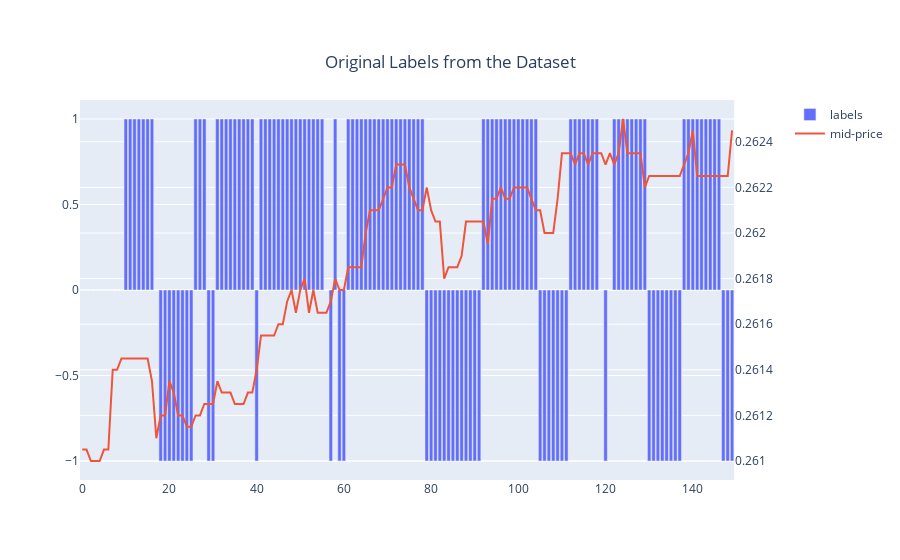
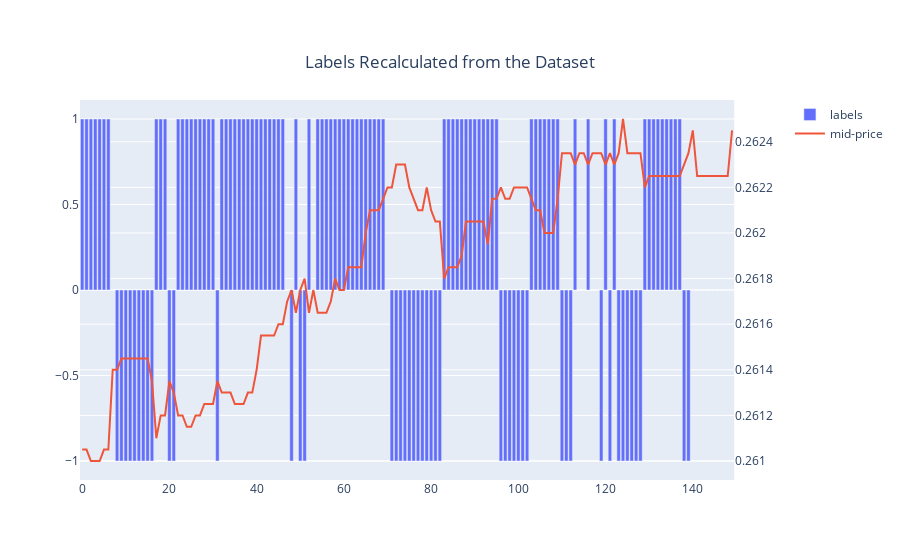
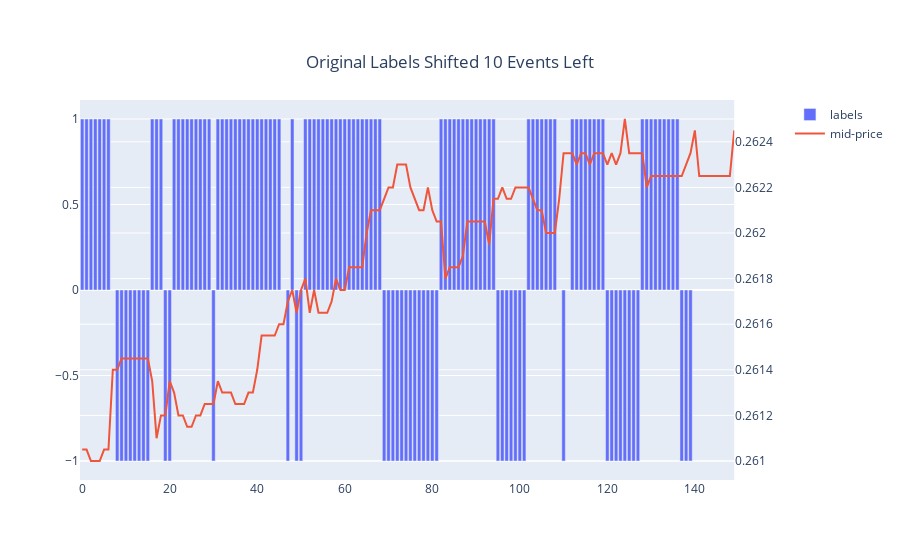

The code cell stored with these charts, in order, in its notebook:
### Markdown cell above
Thanks for reviewing this notebook!

I have loaded training data from 'Train_Dst_NoAuction_DecPre_CF_1.txt' there are three plots. Fig 1 shows mid-price from level 1 order book superimposed with labels from the data set (using k=10 horizon labels). The label values are changed to [-1: downward, 0: neutral, +1: upward], to help with visuals.

As can be seen the first 10 events have 'label=0'. Why is this?

I have recalculated the labels in Fig 2.

In Fig 3, I have shifted the labels in Fig 1 by 10 events to the left. Visually comparing Fig 2 and Fig 3 shows that they are now mostly aligned. Is this what's needed to get the correct label for each feature vector?

Also, whilst Fig 2 and 3 generally agree, there are some differences. For example, several difference between events 110-130. Can you please advise if formulation of y2 is as you intended in the paper?

Again many many thanks for your help.

### Code cell
import plotly.graph_objects as go
from plotly.subplots import make_subplots

n_start = 0
n_rows = 150
n_end = n_start + n_rows
ap = data[0, n_start:n_end]
bp = data[2, n_start:n_end]
# mid-price for best bid and ask (order book level 1)
mp = (ap + bp) / 2
# mapping the labels to range [-1: downward, 0: neutral, +1: upward]
y = 2 - data[-1, n_start:n_end]

thresh = 2e-5

y2 = np.zeros(y.shape[0])
for i in range(0, n_rows - 10):
    mp0 = np.average(mp[i])
    m_plus = np.average(mp[i + 1:i + 10 + 1])
    chg = (m_plus - mp0) / mp0
    if chg >= thresh:
        y2[i] = 1
    elif chg <= -thresh:
        y2[i] = -1
    else:
        y2[i] = 0

fig = make_subplots(specs=[[{"secondary_y": True}]])
fig.add_trace(go.Bar(y=y, name='labels'))
fig.add_trace(go.Scatter(y=mp, mode="lines", name='mid-price'), secondary_y=True)
fig.update_layout(title={
    'text': "Fig 1: Original Labels from the Dataset",
    'y':0.9,
    'x':0.5,
    'xanchor': 'center',
    'yanchor': 'top'})
fig.show()

fig = make_subplots(specs=[[{"secondary_y": True}]])
fig.add_trace(go.Bar(y=y2, name='labels'))
fig.add_trace(go.Scatter(y=mp, mode="lines", name='mid-price'), secondary_y=True)
fig.update_layout(title={
    'text': "Fig 2: Labels Recalculated from the Dataset",
    'y':0.9,
    'x':0.5,
    'xanchor': 'center',
    'yanchor': 'top'})
fig.show()

# shifting classification data 10 events to the left
fig = make_subplots(specs=[[{"secondary_y": True}]])
fig.add_trace(go.Bar(y=y[10:], name='labels'))
fig.add_trace(go.Scatter(y=mp, mode="lines", name='mid-price'), secondary_y=True)
fig.update_layout(title={
    'text': "Fig 3: Original Labels Shifted 10 Events Left",
    'y':0.9,
    'x':0.5,
    'xanchor': 'center',
    'yanchor': 'top'})
fig.show()

### Figure 1 — Plotly figure (JSON) as saved in the notebook; plotly's stock layout.template omitted (floating-point values rounded to 4 significant figures; data arrays with more than 128 entries replaced by an {"elided": "..."} marker saying what was removed)
{"data": [{"name": "labels", "y": {"elided": "150 float values"}, "type": "bar"}, {"mode": "lines", "name": "mid-price", "y": {"elided": "150 float values"}, "type": "scatter", "xaxis": "x", "yaxis": "y2"}], "layout": {"xaxis": {"anchor": "y", "domain": [0.0, 0.94]}, "yaxis": {"anchor": "x", "domain": [0.0, 1.0]}, "yaxis2": {"anchor": "x", "overlaying": "y", "side": "right"}, "title": {"text": "Original Labels from the Dataset", "y": 0.9, "x": 0.5, "xanchor": "center", "yanchor": "top"}}}

### Figure 2 — Plotly figure (JSON) as saved in the notebook; plotly's stock layout.template omitted (floating-point values rounded to 4 significant figures; data arrays with more than 128 entries replaced by an {"elided": "..."} marker saying what was removed)
{"data": [{"name": "labels", "y": {"elided": "150 float values"}, "type": "bar"}, {"mode": "lines", "name": "mid-price", "y": {"elided": "150 float values"}, "type": "scatter", "xaxis": "x", "yaxis": "y2"}], "layout": {"xaxis": {"anchor": "y", "domain": [0.0, 0.94]}, "yaxis": {"anchor": "x", "domain": [0.0, 1.0]}, "yaxis2": {"anchor": "x", "overlaying": "y", "side": "right"}, "title": {"text": "Labels Recalculated from the Dataset", "y": 0.9, "x": 0.5, "xanchor": "center", "yanchor": "top"}}}

### Figure 3 — Plotly figure (JSON) as saved in the notebook; plotly's stock layout.template omitted (floating-point values rounded to 4 significant figures; data arrays with more than 128 entries replaced by an {"elided": "..."} marker saying what was removed)
{"data": [{"name": "labels", "y": {"elided": "140 float values"}, "type": "bar"}, {"mode": "lines", "name": "mid-price", "y": {"elided": "150 float values"}, "type": "scatter", "xaxis": "x", "yaxis": "y2"}], "layout": {"xaxis": {"anchor": "y", "domain": [0.0, 0.94]}, "yaxis": {"anchor": "x", "domain": [0.0, 1.0]}, "yaxis2": {"anchor": "x", "overlaying": "y", "side": "right"}, "title": {"text": "Original Labels Shifted 10 Events Left", "y": 0.9, "x": 0.5, "xanchor": "center", "yanchor": "top"}}}
